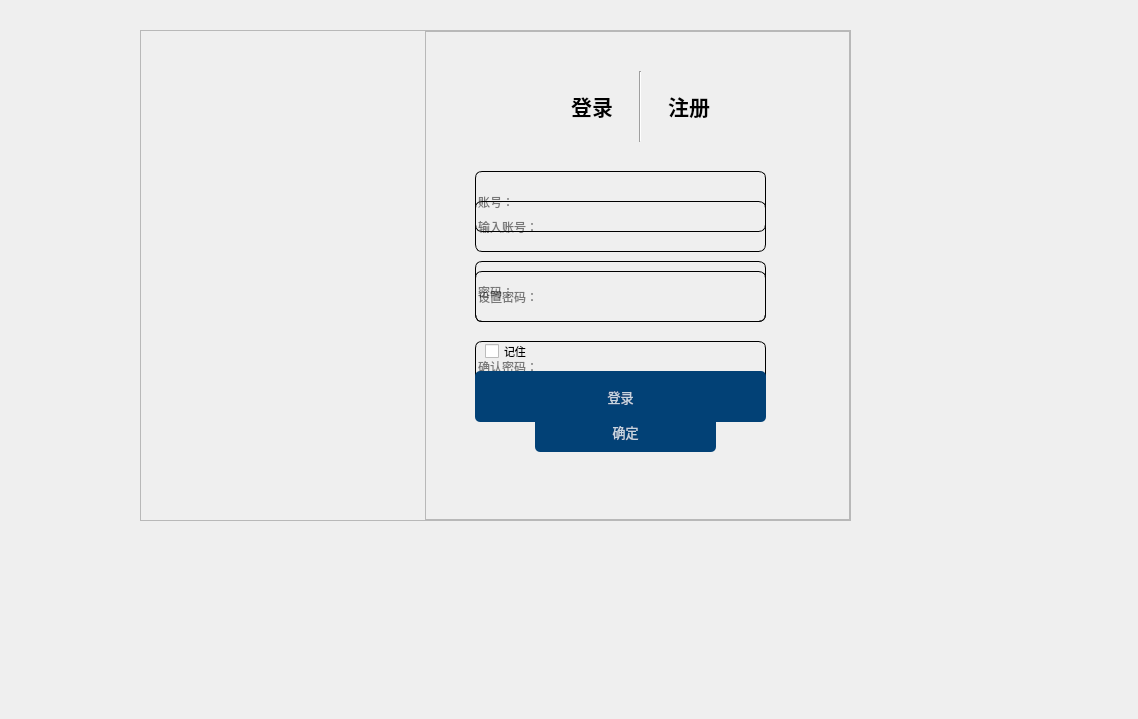
<?xml version="1.0" encoding="UTF-8"?>
<ui version="4.0">
 <class>MainWindow</class>
 <widget class="QMainWindow" name="MainWindow">
  <property name="geometry">
   <rect>
    <x>0</x>
    <y>0</y>
    <width>1138</width>
    <height>719</height>
   </rect>
  </property>
  <property name="font">
   <font>
    <pointsize>10</pointsize>
   </font>
  </property>
  <property name="windowTitle">
   <string>MainWindow</string>
  </property>
  <widget class="QWidget" name="centralwidget">
   <widget class="QFrame" name="frame">
    <property name="geometry">
     <rect>
      <x>140</x>
      <y>30</y>
      <width>711</width>
      <height>491</height>
     </rect>
    </property>
    <property name="frameShape">
     <enum>QFrame::StyledPanel</enum>
    </property>
    <property name="frameShadow">
     <enum>QFrame::Raised</enum>
    </property>
    <layout class="QHBoxLayout" name="horizontalLayout_3" stretch="4,6">
     <property name="spacing">
      <number>0</number>
     </property>
     <property name="leftMargin">
      <number>0</number>
     </property>
     <property name="topMargin">
      <number>0</number>
     </property>
     <property name="rightMargin">
      <number>0</number>
     </property>
     <property name="bottomMargin">
      <number>0</number>
     </property>
     <item>
      <widget class="QLabel" name="label">
       <property name="styleSheet">
        <string notr="true">border-image:url(:/images/images/title.png);
border-top-left-radius:10px;
border-bottom-left-radius:10px;</string>
       </property>
       <property name="text">
        <string/>
       </property>
      </widget>
     </item>
     <item>
      <widget class="QFrame" name="frame_2">
       <property name="frameShape">
        <enum>QFrame::StyledPanel</enum>
       </property>
       <property name="frameShadow">
        <enum>QFrame::Raised</enum>
       </property>
       <widget class="QLabel" name="label_2">
        <property name="geometry">
         <rect>
          <x>0</x>
          <y>0</y>
          <width>425</width>
          <height>489</height>
         </rect>
        </property>
        <property name="styleSheet">
         <string notr="true">border-image:url(:/images/images/back1.png);
border-top-right-radius:10px;
border-bottom-right-radius:10px;</string>
        </property>
        <property name="lineWidth">
         <number>-10</number>
        </property>
        <property name="text">
         <string/>
        </property>
       </widget>
       <widget class="QWidget" name="widget" native="true">
        <property name="geometry">
         <rect>
          <x>120</x>
          <y>40</y>
          <width>191</width>
          <height>71</height>
         </rect>
        </property>
        <layout class="QHBoxLayout" name="horizontalLayout">
         <property name="spacing">
          <number>0</number>
         </property>
         <item>
          <widget class="QPushButton" name="pushButton">
           <property name="font">
            <font>
             <pointsize>16</pointsize>
             <weight>75</weight>
             <bold>true</bold>
            </font>
           </property>
           <property name="styleSheet">
            <string notr="true">#pushButton{
	border:none;
}
#pushButton:focus{
	color:rgb(186, 186, 186);
}</string>
           </property>
           <property name="text">
            <string>登录</string>
           </property>
          </widget>
         </item>
         <item>
          <widget class="Line" name="line">
           <property name="orientation">
            <enum>Qt::Vertical</enum>
           </property>
          </widget>
         </item>
         <item>
          <widget class="QPushButton" name="pushButton_2">
           <property name="font">
            <font>
             <pointsize>16</pointsize>
             <weight>75</weight>
             <bold>true</bold>
            </font>
           </property>
           <property name="styleSheet">
            <string notr="true">#pushButton_2{
	border:none;
}
#pushButton_2:focus{
	color:rgb(186, 186, 186);
}</string>
           </property>
           <property name="text">
            <string>注册</string>
           </property>
          </widget>
         </item>
        </layout>
       </widget>
       <widget class="QWidget" name="widget_3" native="true">
        <property name="geometry">
         <rect>
          <x>360</x>
          <y>0</y>
          <width>61</width>
          <height>41</height>
         </rect>
        </property>
        <layout class="QHBoxLayout" name="horizontalLayout_2">
         <property name="spacing">
          <number>6</number>
         </property>
         <item>
          <widget class="QPushButton" name="pushButton_5">
           <property name="styleSheet">
            <string notr="true">#pushButton_5{
	border:none;
}
QPushButton#pushButton_5:pressed{
padding-left:5px;
padding-top:5px;
}</string>
           </property>
           <property name="text">
            <string/>
           </property>
           <property name="icon">
            <iconset resource="resource.qrc">
             <normaloff>:/icons/icons/minus.png</normaloff>:/icons/icons/minus.png</iconset>
           </property>
          </widget>
         </item>
         <item>
          <widget class="QPushButton" name="pushButton_4">
           <property name="styleSheet">
            <string notr="true">#pushButton_4{
	border:none;
}
QPushButton#pushButton_4:pressed{
padding-left:5px;
padding-top:5px;
}</string>
           </property>
           <property name="text">
            <string/>
           </property>
           <property name="icon">
            <iconset resource="resource.qrc">
             <normaloff>:/icons/icons/close.png</normaloff>:/icons/icons/close.png</iconset>
           </property>
          </widget>
         </item>
        </layout>
       </widget>
       <widget class="QWidget" name="widget_4" native="true">
        <property name="geometry">
         <rect>
          <x>30</x>
          <y>140</y>
          <width>341</width>
          <height>311</height>
         </rect>
        </property>
        <property name="styleSheet">
         <string notr="true"/>
        </property>
        <widget class="QLineEdit" name="lineEdit_3">
         <property name="geometry">
          <rect>
           <x>20</x>
           <y>30</y>
           <width>291</width>
           <height>51</height>
          </rect>
         </property>
         <property name="font">
          <font>
           <pointsize>9</pointsize>
          </font>
         </property>
         <property name="styleSheet">
          <string notr="true">background-color: rgba(0, 0, 0,0);
border:1px solid rgba(0,0,0,0);
border-radius:7px;
border-color: rgb(0, 0, 0);</string>
         </property>
         <property name="placeholderText">
          <string>输入账号：</string>
         </property>
        </widget>
        <widget class="QLineEdit" name="lineEdit_4">
         <property name="geometry">
          <rect>
           <x>20</x>
           <y>100</y>
           <width>291</width>
           <height>51</height>
          </rect>
         </property>
         <property name="font">
          <font>
           <pointsize>9</pointsize>
          </font>
         </property>
         <property name="styleSheet">
          <string notr="true">background-color: rgba(0, 0, 0,0);
border:1px solid rgba(0,0,0,0);
border-radius:7px;
border-color: rgb(0, 0, 0);</string>
         </property>
         <property name="echoMode">
          <enum>QLineEdit::Normal</enum>
         </property>
         <property name="placeholderText">
          <string>设置密码：</string>
         </property>
        </widget>
        <widget class="QLineEdit" name="lineEdit_5">
         <property name="geometry">
          <rect>
           <x>20</x>
           <y>170</y>
           <width>291</width>
           <height>51</height>
          </rect>
         </property>
         <property name="font">
          <font>
           <pointsize>9</pointsize>
          </font>
         </property>
         <property name="styleSheet">
          <string notr="true">background-color: rgba(0, 0, 0,0);
border:1px solid rgba(0,0,0,0);
border-radius:7px;
border-color: rgb(0, 0, 0);</string>
         </property>
         <property name="placeholderText">
          <string>确认密码：</string>
         </property>
        </widget>
        <widget class="QPushButton" name="pushButton_6">
         <property name="geometry">
          <rect>
           <x>80</x>
           <y>240</y>
           <width>181</width>
           <height>41</height>
          </rect>
         </property>
         <property name="styleSheet">
          <string notr="true">QPushButton#pushButton_6{
background-color:rgba(2,65,118,255);
color:rgba(255,255,255,200);
border-radius:5px;
}
QPushButton#pushButton_6:hover{
background-color:rgba(2,65,118,150);
color:rgba(255,255,255,200);
border-radius:5px;
}
QPushButton#pushButton_6:pressed{
padding-left:5px;
padding-top:5px;
background-color:rgba(2,65,118,100);
}</string>
         </property>
         <property name="text">
          <string>确定</string>
         </property>
        </widget>
       </widget>
       <widget class="QWidget" name="widget_2" native="true">
        <property name="geometry">
         <rect>
          <x>30</x>
          <y>120</y>
          <width>341</width>
          <height>291</height>
         </rect>
        </property>
        <widget class="QLineEdit" name="lineEdit">
         <property name="geometry">
          <rect>
           <x>20</x>
           <y>20</y>
           <width>291</width>
           <height>61</height>
          </rect>
         </property>
         <property name="font">
          <font>
           <pointsize>9</pointsize>
          </font>
         </property>
         <property name="styleSheet">
          <string notr="true">background-color: rgba(0, 0, 0,0);
border:1px solid rgba(0,0,0,0);
border-radius:7px;
border-color: rgb(0, 0, 0);</string>
         </property>
         <property name="placeholderText">
          <string>账号：</string>
         </property>
        </widget>
        <widget class="QLineEdit" name="lineEdit_2">
         <property name="geometry">
          <rect>
           <x>20</x>
           <y>110</y>
           <width>291</width>
           <height>61</height>
          </rect>
         </property>
         <property name="font">
          <font>
           <pointsize>9</pointsize>
          </font>
         </property>
         <property name="styleSheet">
          <string notr="true">background-color: rgba(0, 0, 0,0);
border:1px solid rgba(0,0,0,0);
border-radius:7px;
border-color: rgb(0, 0, 0);</string>
         </property>
         <property name="echoMode">
          <enum>QLineEdit::Password</enum>
         </property>
         <property name="placeholderText">
          <string>密码：</string>
         </property>
        </widget>
        <widget class="QPushButton" name="pushButton_3">
         <property name="geometry">
          <rect>
           <x>20</x>
           <y>220</y>
           <width>291</width>
           <height>51</height>
          </rect>
         </property>
         <property name="styleSheet">
          <string notr="true">QPushButton#pushButton_3{
background-color:rgba(2,65,118,255);
color:rgba(255,255,255,200);
border-radius:5px;
}
QPushButton#pushButton_3:hover{
background-color:rgba(2,65,118,150);
color:rgba(255,255,255,200);
border-radius:5px;
}
QPushButton#pushButton_3:pressed{
padding-left:5px;
padding-top:5px;
background-color:rgba(2,65,118,100);
}</string>
         </property>
         <property name="text">
          <string>登录</string>
         </property>
        </widget>
        <widget class="QCheckBox" name="checkBox">
         <property name="geometry">
          <rect>
           <x>30</x>
           <y>190</y>
           <width>71</width>
           <height>21</height>
          </rect>
         </property>
         <property name="font">
          <font>
           <pointsize>8</pointsize>
          </font>
         </property>
         <property name="text">
          <string>记住</string>
         </property>
        </widget>
       </widget>
      </widget>
     </item>
    </layout>
   </widget>
  </widget>
 </widget>
 <resources>
  <include location="resource.qrc"/>
 </resources>
 <connections>
  <connection>
   <sender>pushButton_5</sender>
   <signal>clicked()</signal>
   <receiver>MainWindow</receiver>
   <slot>showMinimized()</slot>
   <hints>
    <hint type="sourcelabel">
     <x>685</x>
     <y>39</y>
    </hint>
    <hint type="destinationlabel">
     <x>897</x>
     <y>273</y>
    </hint>
   </hints>
  </connection>
  <connection>
   <sender>pushButton_4</sender>
   <signal>clicked()</signal>
   <receiver>MainWindow</receiver>
   <slot>close()</slot>
   <hints>
    <hint type="sourcelabel">
     <x>710</x>
     <y>38</y>
    </hint>
    <hint type="destinationlabel">
     <x>899</x>
     <y>224</y>
    </hint>
   </hints>
  </connection>
 </connections>
</ui>
